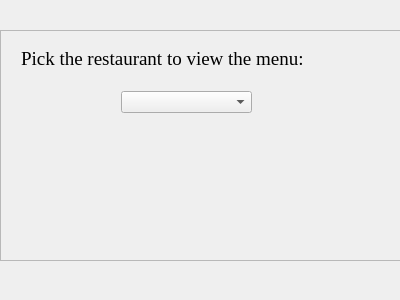
<?xml version="1.0" encoding="UTF-8"?>
<ui version="4.0">
 <class>Dialog</class>
 <widget class="QDialog" name="Dialog">
  <property name="geometry">
   <rect>
    <x>0</x>
    <y>0</y>
    <width>400</width>
    <height>300</height>
   </rect>
  </property>
  <property name="windowTitle">
   <string>Dialog</string>
  </property>
  <widget class="QLabel" name="BG">
   <property name="geometry">
    <rect>
     <x>-4</x>
     <y>-8</y>
     <width>411</width>
     <height>311</height>
    </rect>
   </property>
   <property name="text">
    <string/>
   </property>
   <property name="pixmap">
    <pixmap>../food_bg.jpg</pixmap>
   </property>
   <property name="scaledContents">
    <bool>true</bool>
   </property>
  </widget>
  <widget class="QScrollArea" name="scrollArea">
   <property name="geometry">
    <rect>
     <x>0</x>
     <y>30</y>
     <width>421</width>
     <height>231</height>
    </rect>
   </property>
   <property name="widgetResizable">
    <bool>true</bool>
   </property>
   <widget class="QWidget" name="scrollAreaWidgetContents">
    <property name="geometry">
     <rect>
      <x>0</x>
      <y>0</y>
      <width>419</width>
      <height>229</height>
     </rect>
    </property>
    <widget class="QComboBox" name="DropDown">
     <property name="geometry">
      <rect>
       <x>120</x>
       <y>60</y>
       <width>131</width>
       <height>22</height>
      </rect>
     </property>
    </widget>
    <widget class="QLabel" name="Heading">
     <property name="geometry">
      <rect>
       <x>20</x>
       <y>20</y>
       <width>311</width>
       <height>16</height>
      </rect>
     </property>
     <property name="font">
      <font>
       <family>Times New Roman</family>
       <pointsize>14</pointsize>
      </font>
     </property>
     <property name="text">
      <string>Pick the restaurant to view the menu: </string>
     </property>
    </widget>
    <widget class="QLabel" name="MenuDisp">
     <property name="geometry">
      <rect>
       <x>66</x>
       <y>92</y>
       <width>261</width>
       <height>111</height>
      </rect>
     </property>
     <property name="font">
      <font>
       <family>Times New Roman</family>
       <pointsize>14</pointsize>
      </font>
     </property>
     <property name="text">
      <string/>
     </property>
    </widget>
   </widget>
  </widget>
 </widget>
 <resources/>
 <connections/>
</ui>
